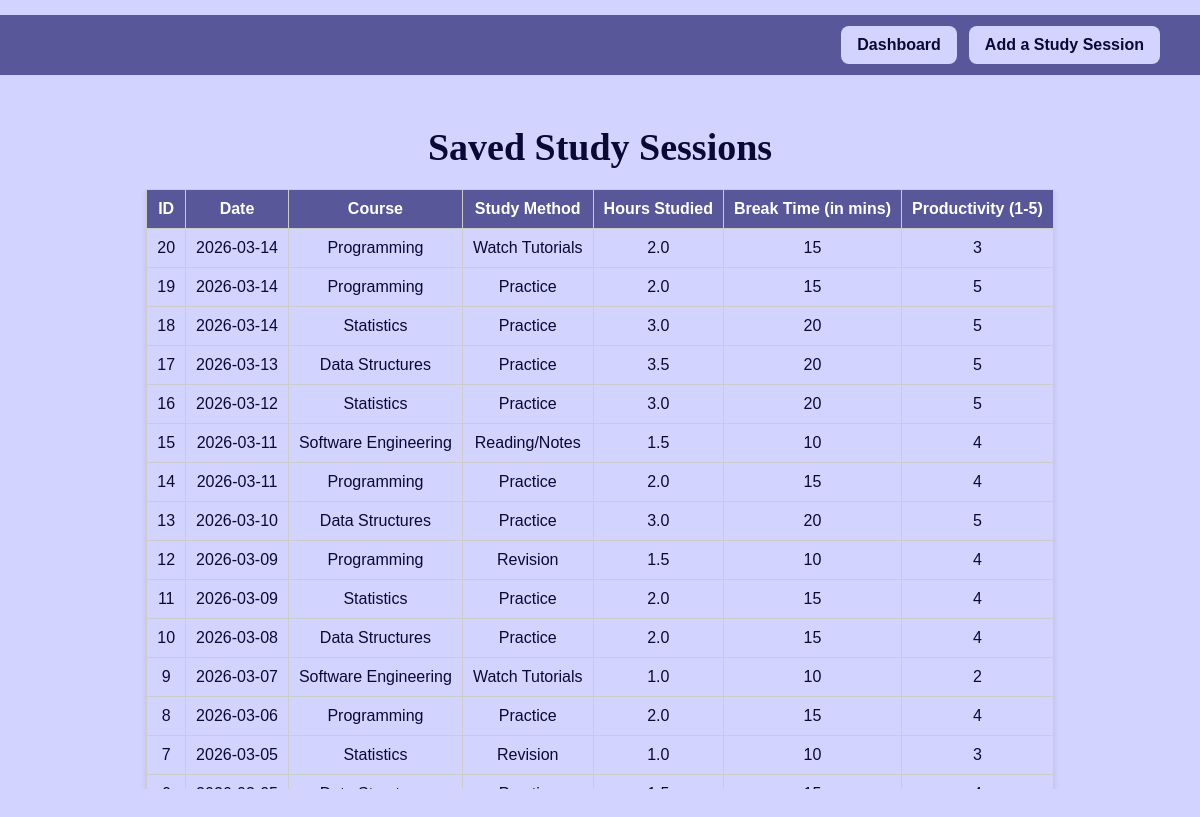
Before: /view with the older database file.
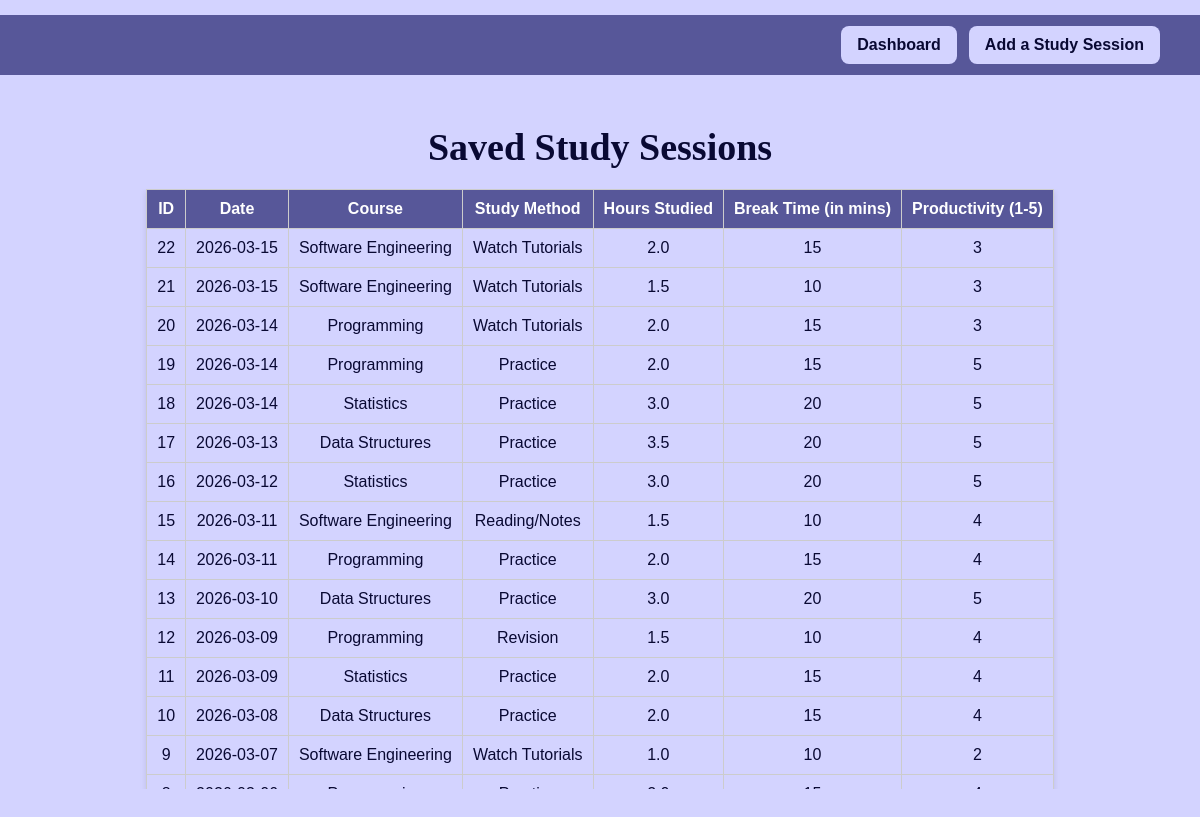
After: the same page with the newer database file.
### tables this page shows
CREATE TABLE study_sessions(
                   id INTEGER PRIMARY KEY AUTOINCREMENT,
                   date TEXT NOT NULL,
                   course_studied TEXT NOT NULL,
                   study_method TEXT NOT NULL,
                   study_hours REAL NOT NULL,
                   break_time INTEGER NOT NULL,
                   productivity_rating INTEGER NOT NULL
        );

### app.py (the view)
@app.route("/view")
def view_sessions():
    con_db = connect_db()
    sessions = con_db.execute("""SELECT * FROM study_sessions
                              ORDER BY date DESC, id DESC""").fetchall()
    con_db.close()
    return render_template("view.html", sessions=sessions)

### app.py (called while the page is built)
def connect_db():
    con_db = sqlite3.connect(db_name)
    con_db.row_factory = sqlite3.Row
    return con_db

### templates/view.html (shortened to what this page needs)
<!DOCTYPE html>
<html>
    <head>
        <link rel="stylesheet" href="{{ url_for('static', filename='style.css') }}">
    </head>
    <body>
        <div class="top-bar">
            <a href="/">Dashboard</a>
            <a href="/add">Add a Study Session</a>
        </div>
        <h1>Saved Study Sessions</h1>
        <div class="table-container">
            <table>
                <thead>
                    <tr>
                        <th>ID</th>
                        <th>Date</th>
                        <th>Course</th>
                        <th>Study Method</th>
                        <th>Hours Studied</th>
                        <th>Break Time (in mins)</th>
                        <th>Productivity (1-5)</th>
                    </tr>
                </thead>
                <tbody>
                    {% for session in sessions %}
                    <tr>
                        <td>{{session["id"]}}</td>
                        <td>{{session["date"]}}</td>
                        <td>{{session["course_studied"]}}</td>
                        <td>{{session["study_method"]}}</td>
                        <td>{{session["study_hours"]}}</td>
                        <td>{{session["break_time"]}}</td>
                        <td>{{session["productivity_rating"]}}</td>
                    </tr>
                    {% endfor %}
                </tbody>
            </table>
        </div>
    </body>
</html>

Changed rows visible on the page:
no longer on this page (row unchanged): study_sessions: id "8", date "2026-03-06", course_studied "Programming", study_method "Practice", study_hours "2.0", break_time "15", productivity_rating "4"
no longer on this page (row unchanged): study_sessions: id "7", date "2026-03-05", course_studied "Statistics", study_method "Revision", study_hours "1.0", break_time "10", productivity_rating "3"
added study_sessions: id "22", date "2026-03-15", course_studied "Software Engineering", study_method "Watch Tutorials", study_hours "2.0", break_time "15", productivity_rating "3"
added study_sessions: id "21", date "2026-03-15", course_studied "Software Engineering", study_method "Watch Tutorials", study_hours "1.5", break_time "10", productivity_rating "3"
